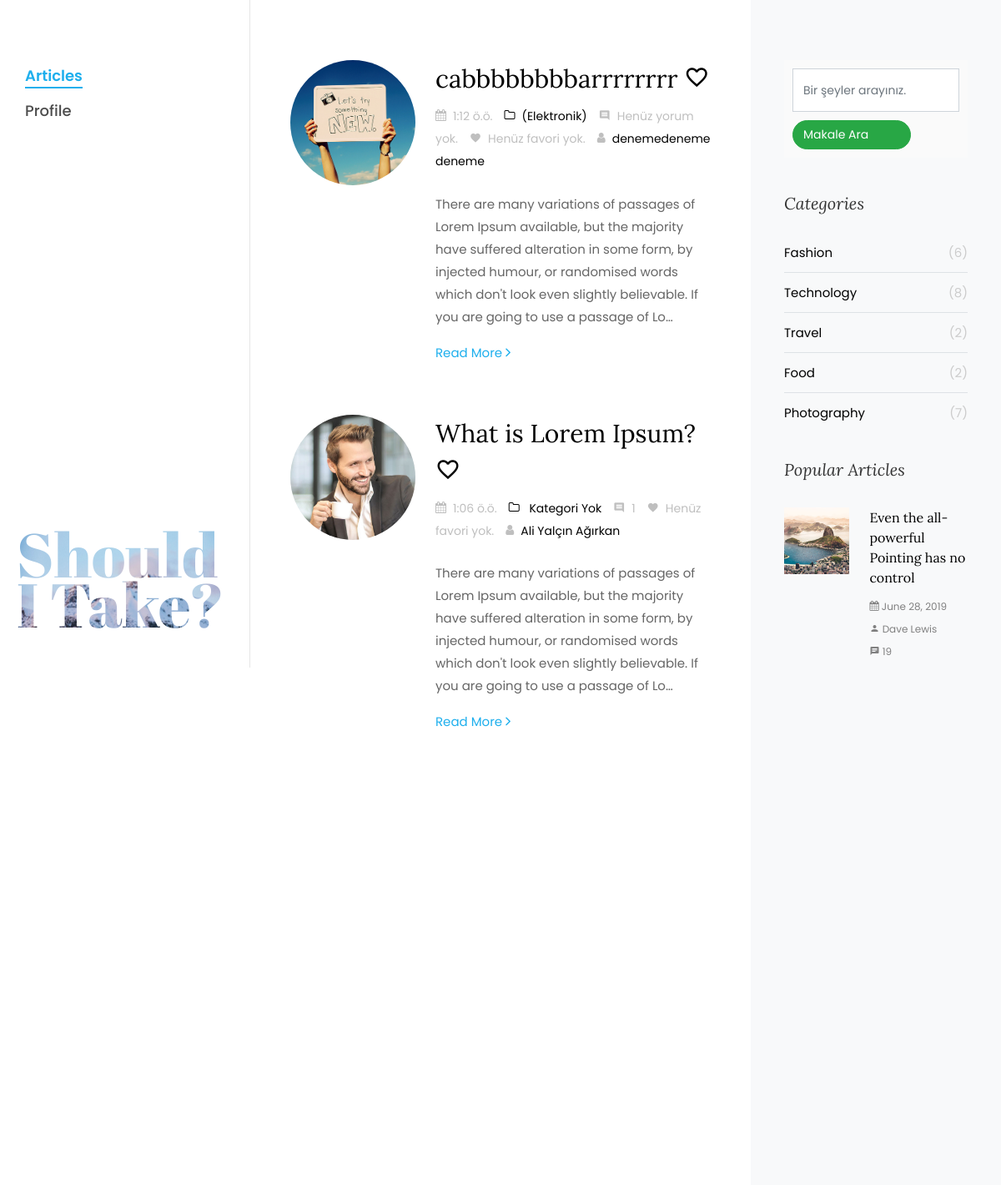
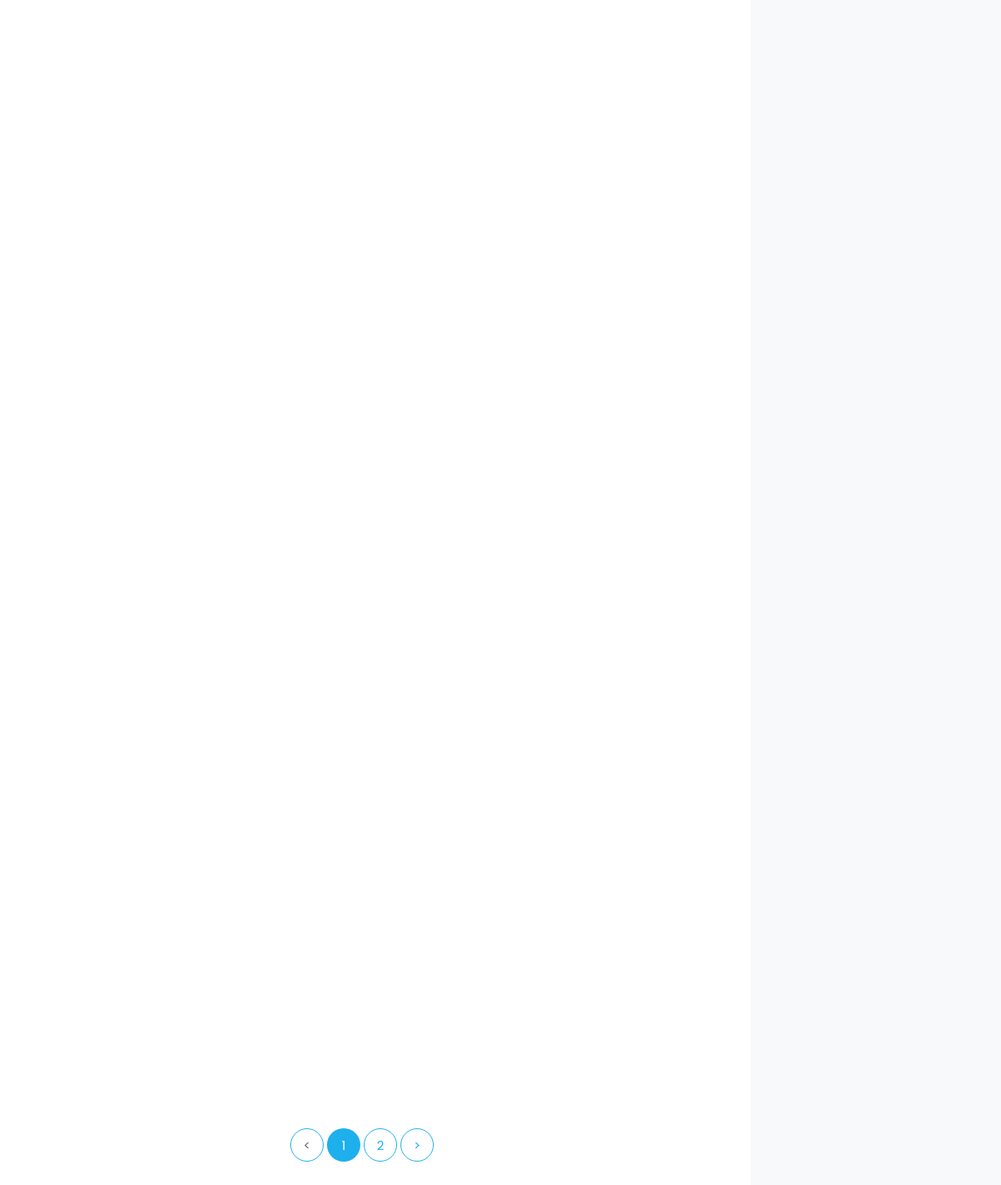
The app's page /articles/ with its own data (2 pictures, top to bottom).
### app/models.py (models this page shows, shortened)
class Product(models.Model):
    name = models.CharField(max_length=50, blank=True, null=True, verbose_name='Name:')
    user = models.ForeignKey(User, default=1, null=True, verbose_name='User', related_name='product',
                             on_delete=models.CASCADE)
    icerik = RichTextField(null=True, blank=False, max_length=5000, verbose_name="İçerik giriniz...")
    created_date = models.TimeField(auto_now_add=True, auto_now=False)
    image = models.ImageField(default='/img/default.jpg', upload_to=uplod_to, verbose_name='Image', blank=True)
    categorys = models.ManyToManyField(default='Elektronik',to=Category, blank=True)
    Subcategorys = models.ManyToManyField(to=Subcategory, blank=True)
    ProductTitles = models.ManyToManyField(to=ProductTitle, blank=True)
    unique_id = models.CharField(max_length=100, editable=True, null=True)
    slug = models.SlugField(null=True, unique=True, editable=False)
    def get_added_favorite_user(self):
        return self.favorite.values_list('user__username', flat=True)
    def get_comment_count(self):
        yorum_sayisi = self.comment.count()
        if yorum_sayisi > 0:
            return yorum_sayisi
        return "Henüz yorum yok."
    def get_favori_count(self):
        fovori_sayisi = self.favorite.count()
        if fovori_sayisi > 0:
            return fovori_sayisi
        return "Henüz favori yok."
    class Meta:
        verbose_name_plural = 'Ürünler'
        ordering = ['-id']
    def get_image(self):
        if self.image:
            return self.image.url
        else:
            return '/img/default.jpg'

class Category(models.Model):
    name = models.CharField(max_length=50, verbose_name='Kategori')
    class Meta:
        verbose_name_plural = 'Kategoriler'
    def __str__(self):
        return self.name

### auths/models.py (models this page shows, shortened)
class UserProfile(models.Model):
    Cinsiyet = ((None, 'Cinsiyet'), ('diger', 'DİĞER'), ('erkek', 'ERKEK'), ('kadın', 'KADIN'))
    user = models.OneToOneField(User, null=True, blank=False, verbose_name='User', on_delete=models.CASCADE)
    bio = models.TextField(max_length=1000, verbose_name='Hakkımda', blank=True, null=True)
    profile_photo = models.ImageField(null=True, blank=True, verbose_name='Profil Fotoğrafı')
    dogum_tarihi = models.DateField(null=True, blank=True, verbose_name='Doğum Tarihi')
    cinsiyet = models.CharField(choices=Cinsiyet, blank=True, max_length=6, verbose_name='Cinsiyet')
    class Meta:
        verbose_name_plural = "Kullanici Profilleri"
    def get_screen_name(self):
        user = self.user
        if user.get_full_name():
            return user.get_full_name()
        return user.username

### app/views.py (the view)
# urls.py: url(r'^articles/$', views.ArticleList, name='articles'),
def ArticleList(request):
    articles = models.Product.objects.all()
    form = CategorySorguForm(data=request.GET or None)
    page = request.GET.get('page', 1)
    if form.is_valid():
        taslak_yayin = form.cleaned_data.get('taslak_yayin')
        search = form.cleaned_data.get('search', None)
        if search:
            articles = articles.filter(Q(icerik__icontains=search) | Q(name__icontains=search))
    paginator = Paginator(articles, 6)
    try:
        articles = paginator.page(page)
    except EmptyPage:
        articles = paginator.page(paginator.num_pages)
    except PageNotAnInteger:
        articles = paginator.page(1)
    context = {'articles': articles, 'form': form}
    return render(request, 'BlogTemplate/articles.html', context)

### app/forms.py
class CategorySorguForm(forms.Form):
    search = forms.CharField(required=False, max_length=500, widget=forms.TextInput(
        attrs={'placeholder': 'Bir şeyler arayınız.', 'class': 'form-control'}))

### templates/BlogTemplate/articles.html (shortened to what this page needs)
{% extends 'BlogTemplate/index.html' %}
{% load static %}
{% block content %}
<div class="row pt-md-4" >
    {% for article in articles %}
        <div class="col-md-12">
            <div class="blog-entry ftco-animate d-md-flex">
                <a href="{% url 'details' article.slug %}" class="img img-2"
                   style="background-image: url({{ article.get_image }});"></a>
                <div class="text text-2 pl-md-4">
                    <h3 class="mb-2">
                        <a title="{{ article.name }}" href="{% url 'details' article.slug %}">
                            {{ article.name|truncatechars:20 }}
                        </a>
                        <a class=" {% if request.user.username in article.get_added_favorite_user %}
                           icon-favorite
                           {% else %}
                           icon-favorite_border
                           {% endif %}"
                           href="{% url 'add-remove-favorite' article.slug%}?next={% url 'articles' %}">
                        </a>
                    </h3>
                    <div class="meta-wrap">
                        <p class="meta">
                            <span><i class="icon-calendar mr-2"></i>{{article.created_date}}</span>
                            <span><a href="single.html"><i class="icon-folder-o mr-2"></i>{% if article.categorys.get %}({{ article.categorys.get }}){% else %} Kategori Yok{% endif %}</a></span>
                            <span><i class="icon-comment2 mr-2"></i>{{ article.get_comment_count}}</span>
                            <span><i class="icon-favorite mr-2"></i>{{ article.get_favori_count}}</span>
                            <span><i class="icon-user mr-2"></i><a href="{% url 'user_profile' article.user.username %}">{{ article.user.userprofile.get_screen_name}}</a></span>
                        </p>
                    </div>
                    <p class="mb-4">{{ article.icerik|safe|truncatechars:250 }}</p>
                    <p><a href="{% url 'details' article.slug %}" class="btn-custom">Read More <span
                            class="ion-ios-arrow-forward"></span></a></p>
                </div>
            </div>
        </div>
    {% endfor %}
</div>
<div class="row">
    <div class="col">
        <div class="block-27">
            {% if articles.has_other_pages %}
                <ul>
                    {% if articles.has_previous %}
                        <li><a href="#">&lt;</a></li>
                    {% else %}
                        <li><a class="disabled">&lt;</a></li>
                    {% endif %}
                    {% for i in articles.paginator.page_range %}
                        {% if  articles.number == i %}
                            <li class="active"><span>{{i}}<span class="sr-only">(current)</span></span></li>
                        {% else %}
                            <li ><a href="?page={{ i }}">{{ i }}</a> </li>
                        {% endif %}
                    {% endfor %}
                    {% if articles.has_next %}
                    <li><a href="?page={{ articles.next_page_number }}{% if request.GET.search %}&search={{ request.GET.search }}{% endif %}"> > </a></li>
                    {% else %}
                        <li class="disabled"><span> > </span></li>
                    {% endif %}
                </ul>
            {% endif %}
        </div>
    </div>
</div>
{% endblock %}

### static/ProfileTemplate/css/icomoon.css (style rules this page uses)
[class^="icon-"], [class*=" icon-"] { font-family: 'icomoon' !important; speak: none; font-style: normal; font-weight: normal; font-variant: normal; text-transform: none; line-height: 1; -webkit-font-smoothing: antialiased; -moz-osx-font-smoothing: grayscale; }
.icon-user:before { content: "\e957"; }

### static/BlogTemplate/css/icomoon.css (style rules this page uses)
[class^="icon-"], [class*=" icon-"] { font-family: 'icomoon' !important; speak: none; font-style: normal; font-weight: normal; font-variant: normal; text-transform: none; line-height: 1; -webkit-font-smoothing: antialiased; -moz-osx-font-smoothing: grayscale; }
.icon-user:before { content: "\f007"; }
.icon-calendar:before { content: "\f073"; }
.icon-folder-o:before { content: "\f114"; }
.icon-comment2:before { content: "\e0b9"; }
.icon-favorite:before { content: "\e87d"; }
.icon-favorite_border:before { content: "\e87e"; }

### records on screen
Product: get_image (placeholder picture), name "cabbbbbbbbarrrrrrrr", created_date "1:12 ö.ö.", categorys.get "Elektronik", get_comment_count "Henüz yorum yok.", get_favori_count "Henüz favori yok.", user.userprofile.get_screen_name "denemedeneme deneme", icerik "There are many variations of passages of Lorem Ipsum available, but the majority have suffered alteration in some form, by injected humour, or randomised words which don't look even slightly believable. If you are going to use a passage of Lo…"
Product: get_image (picture), name "What is Lorem Ipsum?", created_date "1:06 ö.ö.", shows "Kategori Yok", get_comment_count "1", get_favori_count "Henüz favori yok.", user.userprofile.get_screen_name "Ali Yalçın Ağırkan", icerik "There are many variations of passages of Lorem Ipsum available, but the majority have suffered alteration in some form, by injected humour, or randomised words which don't look even slightly believable. If you are going to use a passage of Lo…"

### other values on screen
{{ i }} "1"
{{ i }} "2"
